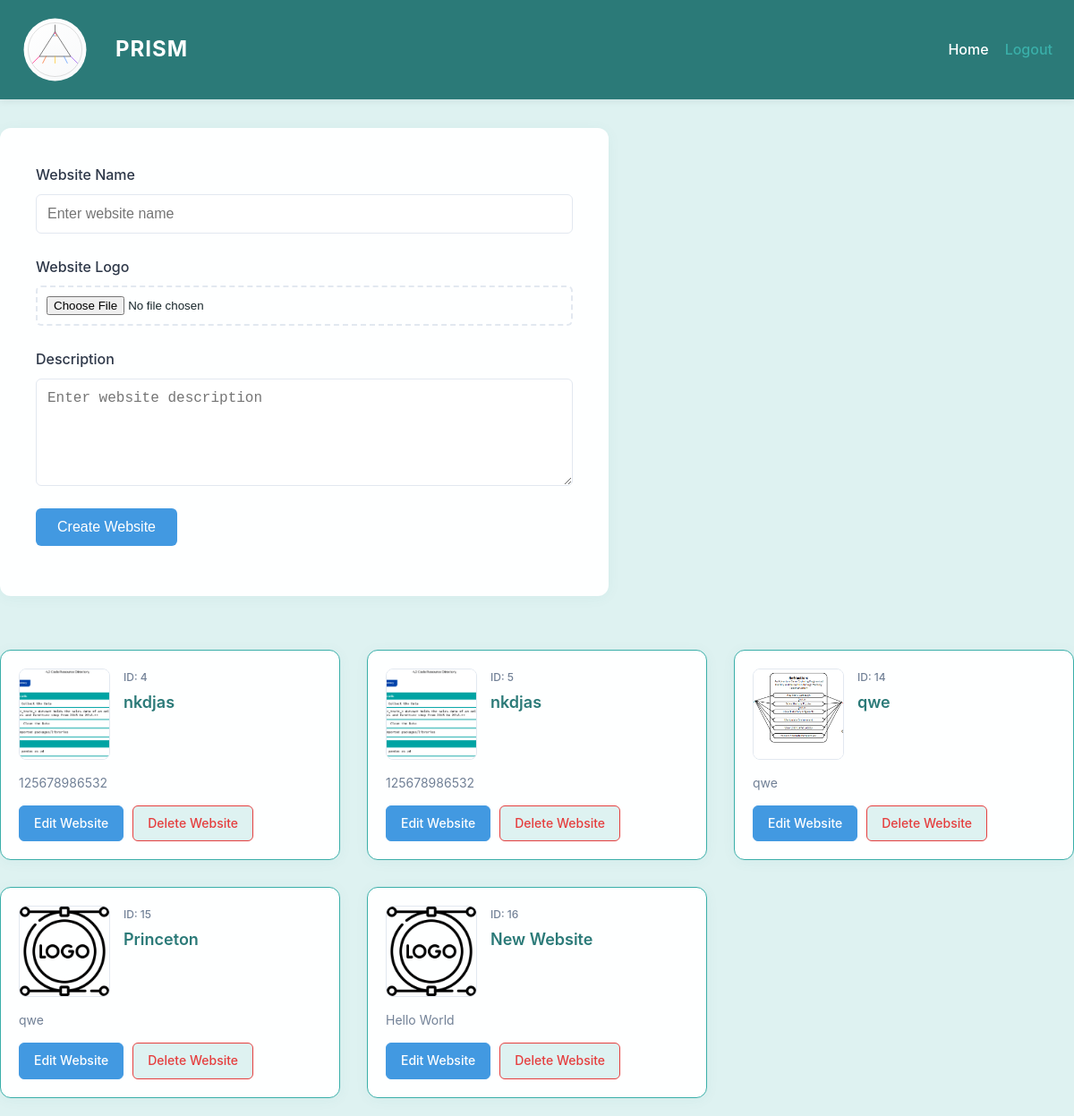
Before: / with the older database file.
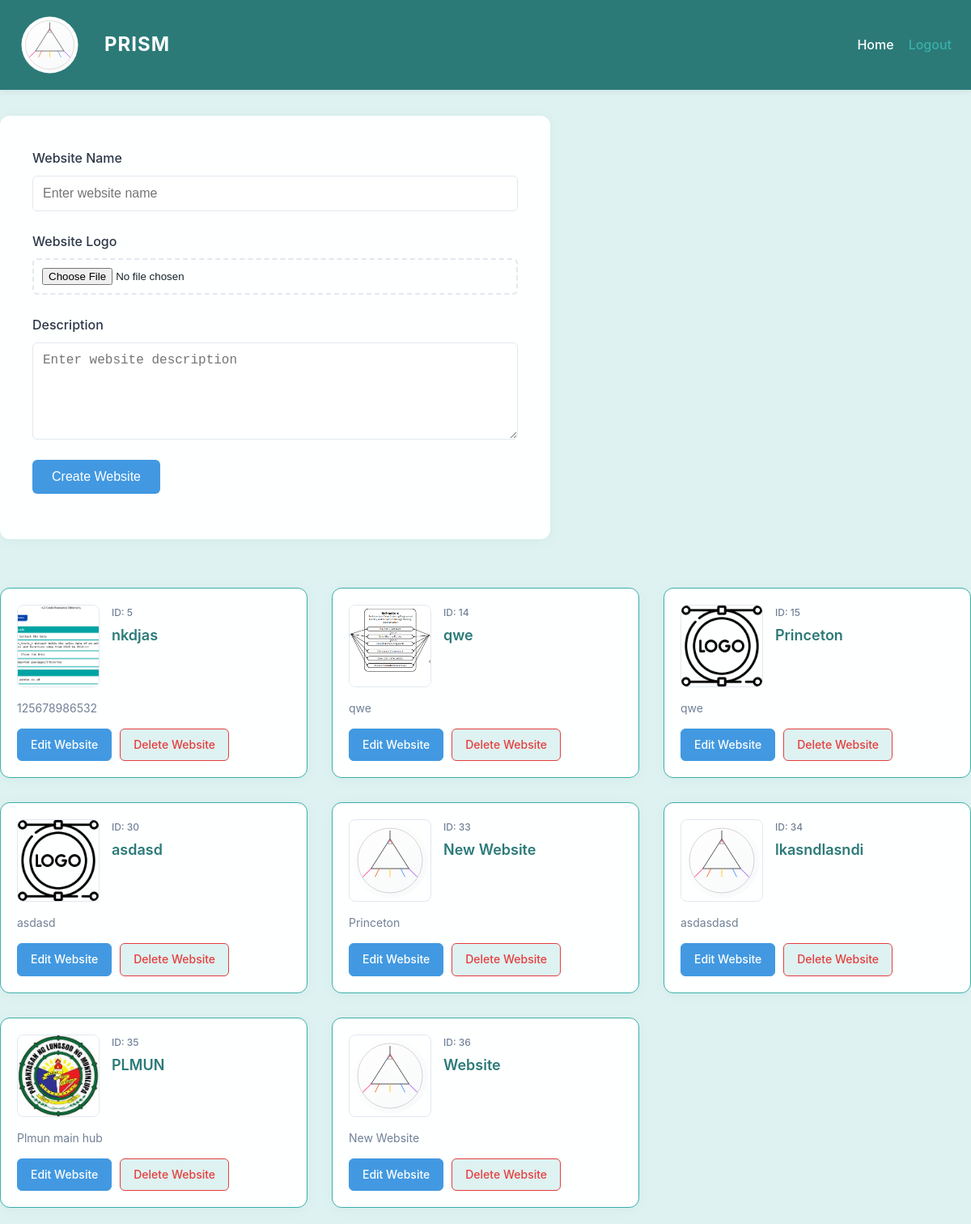
After: the same page with the newer database file.
### tables this page shows
CREATE TABLE `website` (
  `websiteId` int(11) NOT NULL,
  `pageId` int(11) NOT NULL,
  `name` varchar(255) NOT NULL,
  `logo` varchar(1000) NOT NULL,
  `description` varchar(255) NOT NULL
);

### index.php (the view, shortened to what this page needs)
<nav style="width:100%;background:#2B7A78;padding:18px 0 18px 0;box-shadow:0 2px 8px rgba(23,37,42,0.08);margin-bottom:32px;">
    <div style="max-width:1200px;margin:0 auto;display:flex;align-items:center;justify-content:space-between;padding:0 24px;">
        <div style="font-size:1.5em;font-weight:bold;color:#FEFFFF;letter-spacing:1px; align-items:center;display:flex; gap: 30px;" >
            <img src="icons/logo.svg" width="75px" height="auto" alt=""> PRISM
        </div>
        <div style="display:flex;gap:18px;">
            <a href="index.php" style="color:#FEFFFF;text-decoration:none;font-weight:500;font-size:1em;">Home</a>
            <a href="userlogout.php" style="color:#3AAFA9;text-decoration:none;font-weight:500;font-size:1em;">Logout</a>
        </div>
    </div>
</nav>
<div class="form-container">
    <form method="POST" action="" enctype="multipart/form-data">
        <div class="form-group">
            <label for="name">Website Name</label>
            <input type="text" id="name" name="name" required placeholder="Enter website name">
        </div>
        <div class="form-group">
            <label for="logo">Website Logo</label>
            <input type="file" name="logo" id="logo" accept="image/*" required>
        </div>
        <div class="form-group">
            <label for="description">Description</label>
            <textarea id="description" name="description" required placeholder="Enter website description"></textarea>
        </div>
        <input type="submit" value="Create Website">
    </form>
</div>
<div class="websites-grid">
    <?php
        include_once 'db.php';
        $query = "SELECT * FROM website";
        $stmt = $pdo->query($query);
        $websites = $stmt->fetchAll(PDO::FETCH_ASSOC);
    ?>
    <?php foreach ($websites as $website): ?>
        <?php
            $minPageStmt = $pdo->prepare("SELECT MIN(pageId) as minPageId FROM page WHERE websiteId = :id");
            $minPageStmt->execute([':id' => $website['websiteId']]);
            $minPage = $minPageStmt->fetch(PDO::FETCH_ASSOC);
            $minPageId = $minPage && $minPage['minPageId'] !== null ? $minPage['minPageId'] : '';
        ?>
        <div class="website-card">
            <div class="website-content">
                <div class="website-header">
                    <img src="uploads/<?php echo htmlspecialchars($website['logo']); ?>"
                         alt="<?php echo htmlspecialchars($website['name']); ?> Logo"
                         class="website-logo">
                    <div class="website-info">
                        <div class="website-id">ID: <?php echo htmlspecialchars($website['websiteId']); ?></div>
                        <div class="website-title"><?php echo htmlspecialchars($website['name']); ?></div>
                    </div>
                </div>
                <div class="website-description"><?php echo htmlspecialchars($website['description']); ?></div>
                <div style="display: flex; gap: 10px;">
                    <a href="editpage.php?websiteId=<?php echo htmlspecialchars($website['websiteId']); ?>&pageId=<?php echo htmlspecialchars($minPageId); ?>"
                       class="delete-link"
                       style="background-color: #4299e1; color: white; border-color: #4299e1;">
                        Edit Website
                    </a>
                    <a href="index.php?delete_website=<?= $website['websiteId'] ?>"
                       onclick="return confirm('Delete this website and ALL its pages, templates, and contents?');"
                       class="delete-link">Delete Website</a>
                </div>
            </div>
        </div>
    <?php endforeach; ?>
</div>

### index.php (style rules this page uses)
.form-container { background: #FEFFFF; padding: 40px; border-radius: 12px; box-shadow: 0 2px 15px rgba(42,122,120,0.05); margin-bottom: 40px; max-width: 600px; }
.form-group { margin-bottom: 25px; }
label { display: block; margin-bottom: 8px; font-weight: 500; color: #2d3748; }
input[type="text"], textarea { width: 100%; padding: 12px; border: 1px solid #e2e8f0; border-radius: 6px; font-size: 16px; transition: border-color 0.2s; }
textarea { min-height: 120px; resize: vertical; }
input[type="file"] { padding: 10px; border: 2px dashed #e2e8f0; border-radius: 6px; width: 100%; cursor: pointer; }
input[type="submit"] { background-color: #4299e1; color: white; padding: 12px 24px; border: none; border-radius: 6px; font-size: 16px; font-weight: 500; cursor: pointer; transition: background-color 0.2s; }
.websites-grid { display: grid; grid-template-columns: repeat(auto-fill, minmax(300px, 1fr)); gap: 30px; padding: 20px 0; }
.website-card { background: #FEFFFF; border-radius: 12px; overflow: hidden; transition: transform 0.2s, box-shadow 0.2s; box-shadow: 0 2px 15px rgba(42,122,120,0.05); border: 1px solid #3AAFA9; display: block; text-decoration: none; color: inherit; }
.website-content { padding: 20px; display: grid; gap: 15px; }
.website-header { display: grid; grid-template-columns: auto 1fr; gap: 15px; align-items: start; }
.website-logo { width: 100px; height: 100px; object-fit: cover; border-radius: 8px; border: 1px solid #e2e8f0; }
.website-info { display: grid; gap: 5px; }
.website-id { font-size: 12px; color: #718096; font-weight: 500; }
.website-title { font-size: 18px; font-weight: 600; color: #2B7A78; margin: 0; }
.website-description { color: #718096; font-size: 14px; line-height: 1.5; margin: 0; }
.delete-link { color: #e53e3e; text-decoration: none; font-size: 14px; font-weight: 500; display: inline-block; padding: 8px 16px; border: 1px solid #e53e3e; border-radius: 6px; text-align: center; transition: all 0.2s; background: #DEF2F1; }

Changed rows visible on the page:
removed website: logo (picture), websiteId "4", name "nkdjas", description "125678986532"
removed website: logo (picture), websiteId "16", name "New Website", description "Hello World"
added website: logo (picture), websiteId "30", name "asdasd", description "asdasd"
added website: logo (picture), websiteId "33", name "New Website", description "Princeton"
added website: logo (picture), websiteId "34", name "lkasndlasndi", description "asdasdasd"
added website: logo (picture), websiteId "35", name "PLMUN", description "Plmun main hub"
added website: logo (picture), websiteId "36", name "Website", description "New Website"
